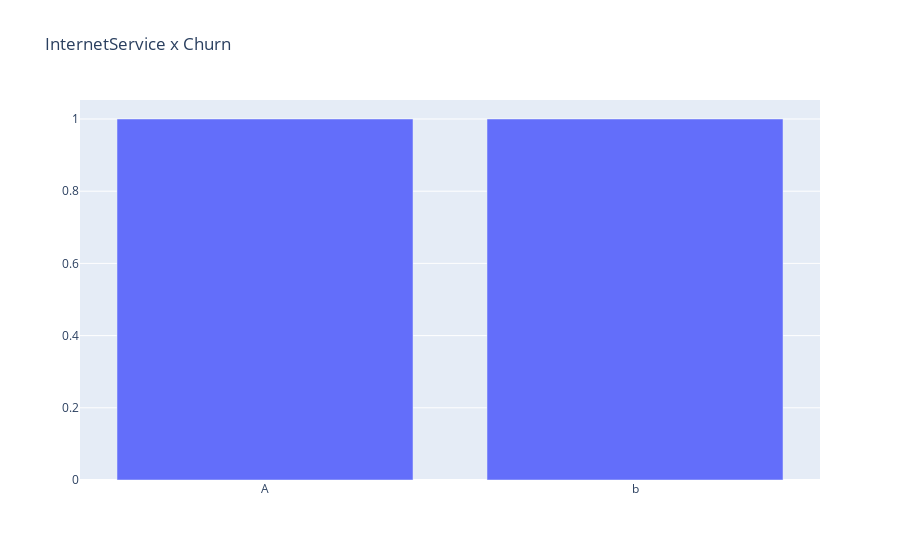

The notebook cell this image was saved under:
### Code cell
animals=['giraffes', 'orangutans', 'monkeys']
fig = go.Figure(
    data=[
            go.Bar
                (
                 y= dfchurn["InternetService"].values.tolist()
                 ,x=['A','b']
                )
            
         ],
    layout_title_text="InternetService x Churn"
)
fig.show(width=800, height=300)

### Figure 1 — Plotly figure (JSON) as saved in the notebook; plotly's stock layout.template omitted (floating-point values rounded to 4 significant figures; data arrays with more than 128 entries replaced by an {"elided": "..."} marker saying what was removed)
{"data": [{"type": "bar", "x": ["A", "b"], "y": {"elided": "7043 int values"}}], "layout": {"title": {"text": "InternetService x Churn"}}}
